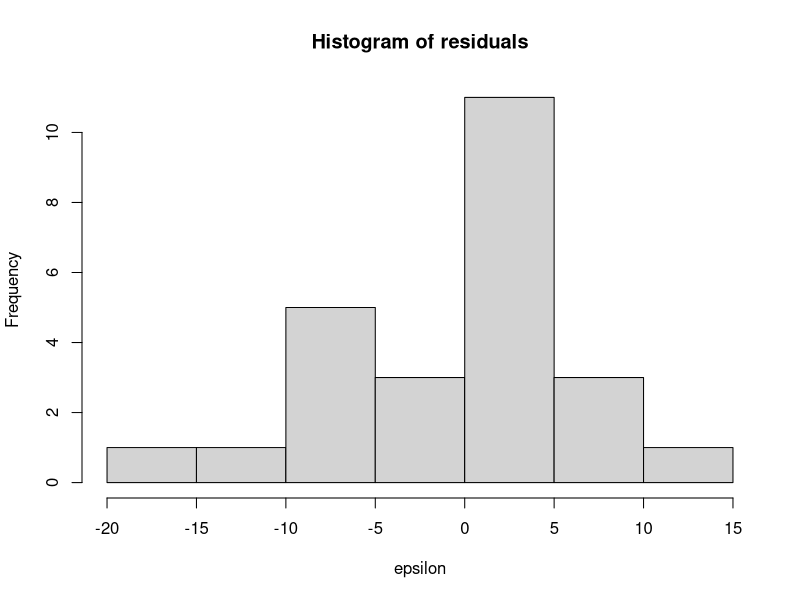

Write R code to recreate this figure.
patsat_data <- read.csv("datasets/dataset_Patient_Satisfaction_Survey_Data.csv",
                        header=TRUE,
                        sep=",",
                        fileEncoding="UTF-8-BOM")
print(patsat_data)
nrows <- dim(patsat_data)[1]
print(nrows)

# Prepare X matrix
X <- data.matrix(cbind(matrix(1, nrows, 1), patsat_data[, 1:2]))
colnames(X) <- c("1s", "age", "severity")
print(X)

# Target variable
y <- patsat_data[, 3]
print(y)

# Computations
XtX <- t(X) %*% X
print(XtX)

XtX_1 <- solve(XtX)
print(XtX_1)

Xty <- t(X) %*% y
print(Xty)

beta_hat <- XtX_1 %*% Xty
print(beta_hat)

y_hat <- beta_hat[1] + beta_hat[2] * X[, 2] + beta_hat[3] * X[, 3]
print(y_hat)

# Residuals
epsilon <- y - y_hat
hist(epsilon, main="Histogram of residuals")


# We could have obtained the same results with the following built-in formula:
model <- lm(satisfaction ~ age + severity, data = patsat_data)
summary(model)
